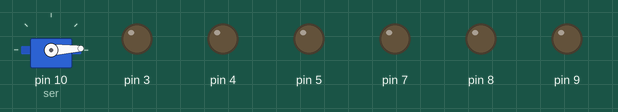
A sketch run on a simulated Arduino Uno, built with avr-gcc and run on an emulated ATmega328P. Parts: servo, output pins drawn as LEDs (lit = HIGH).

Above: at 0.05 s.
At 0.75 s:
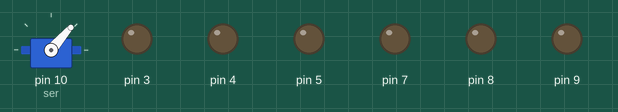
At 1.45 s:
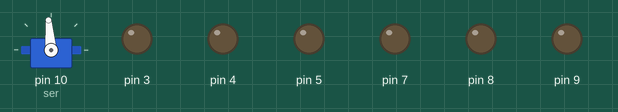
At 2.85 s:
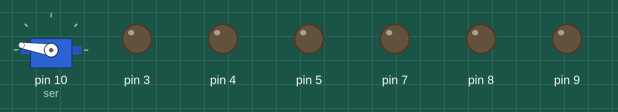
At 5.7 s:
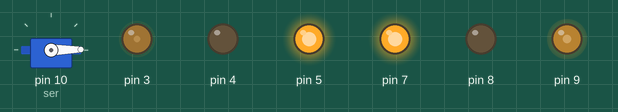
At 11.4 s:
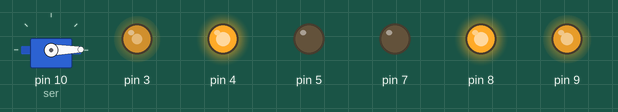
Timing chart, 0 to 14.9 s (numbered marks = the images above):
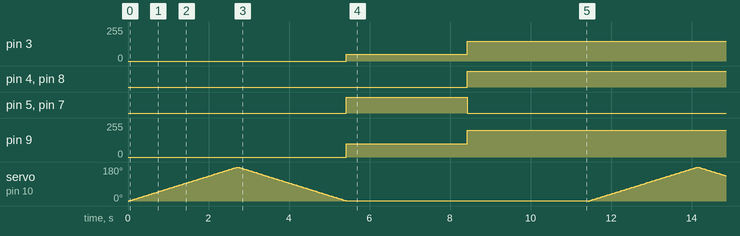

Measured:
- by itself, pin 3: alternates 150/255 for 8.4 s and 50/255 for 3.0 s
- by itself, pin 4, pin 8: alternates HIGH for 8.4 s and LOW for 3.0 s
- by itself, pin 5, pin 7: alternates HIGH for 3.0 s and LOW for 8.4 s
- by itself, pin 9: alternates 200/255 for 8.4 s and 100/255 for 3.0 s

The sketch:

dc_servo_control_tw.ino
```cpp
#include <Servo.h> // 서보모터 라이브러리를 포함

Servo ser;
int pos = 0;

void setup() {
  ser.attach(10);
  pinMode(7, OUTPUT);       // Motor A 방향설정1
  pinMode(8, OUTPUT);       // Motor A 방향설정2
  pinMode(4, OUTPUT);       // Motor B 방향설정1
  pinMode(5, OUTPUT);       // Motor B 방향설정2
}


void loop() {
  for(pos = 0; pos < 180; pos++)
  {
    ser.write(pos);
    delay(15);
  }
  for(pos = 180; pos > 0; pos--)
  {
    ser.write(pos);
    delay(15);
  }

  /*모터A설정*/
  digitalWrite(7, HIGH);     // Motor A 방향설정1
  digitalWrite(8, LOW);      // Motor A 방향설정2
  analogWrite(9, 100);       // Motor A 속도조절 (0~255)

  /*모터B설정*/
  digitalWrite(4, LOW);      // Motor B 방향설정1
  digitalWrite(5, HIGH);     // Motor B 방향설정2
  analogWrite(3, 50);        // Motor B 속도조절 (0~255)
  delay(3000);                   // 3초 유지

  /*모터A설정*/
  digitalWrite(7, LOW);      // Motor A 방향설정1
  digitalWrite(8, HIGH);     // Motor A 방향설정2
  analogWrite(9, 200);      // Motor A 속도조절 (0~255)

  /*모터B설정*/
  digitalWrite(4, HIGH);    // Motor B 방향설정1
  digitalWrite(5, LOW);     // Motor B 방향설정2
  analogWrite(3, 150);      // Motor B 속도조절 (0~255)
  delay(3000);                    // 3초 유지
}
```
